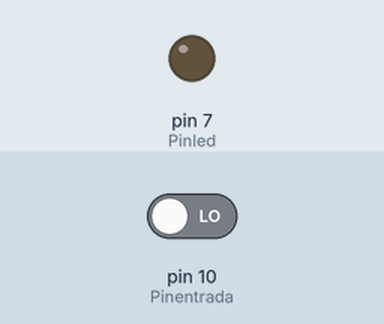
This sketch was run on a simulated Arduino Uno, built with avr-gcc and run on an emulated ATmega328P. Parts: output pins drawn as LEDs (lit = HIGH). Inputs (shaded band) come from the test bench; at power-on: pin 10 (Pinentrada) LOW.

Above: at 1.2 s.
1.3 s: pin 10 (Pinentrada) driven HIGH
At 1.7 s:
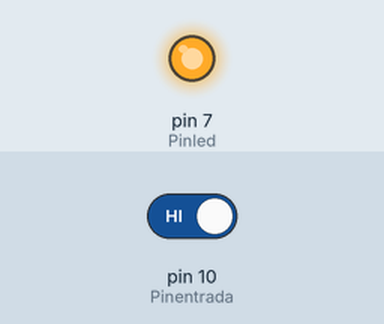
Timing chart, 0 to 5.8 s (numbered marks = the images above; inputs shaded):
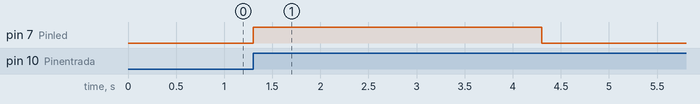

Measured:
- after the input at 1.3 s, pin 7 (Pinled): LOW → HIGH at once, → LOW 3.0 s later

The sketch:

puls2.ino
```cpp
//Al presionar un pulsador endender un led por tiempo determinado


#define ON HIGH                 // Cambiar para logica positiva/negativa
#define OF LOW                  // Cambiar para logica positiva/negativa
byte Pinentrada=10;
byte Pinled=7;
unsigned long T_Control=0;      // Para controlar el tiempo consumido
unsigned long T_Apagar=3000;    // Tiempo de funcionamiento
bool EstadoPin=false;
bool AnteriorEstadoPin=false;
void setup()
{
  pinMode(Pinled, OUTPUT);
  pinMode(Pinentrada, INPUT);
  digitalWrite (Pinled, OF);
}
void loop()
{
  EstadoPin=digitalRead(Pinentrada);    // Leer pin
  if (AnteriorEstadoPin != EstadoPin)   // Estado ha variado?
  {
    T_Control=millis()+T_Apagar;        // Valor de millis para apagar
    digitalWrite (Pinled, ON);          // Encender
  }
  AnteriorEstadoPin=EstadoPin;
  if (millis()>T_Control && T_Control>0)// Finalozo el tiempo y lo estamos controlando?
  {
    digitalWrite (Pinled, OF);          // Apagar
    T_Control=0;                        // Dejamos de controlar
  }
}
```
